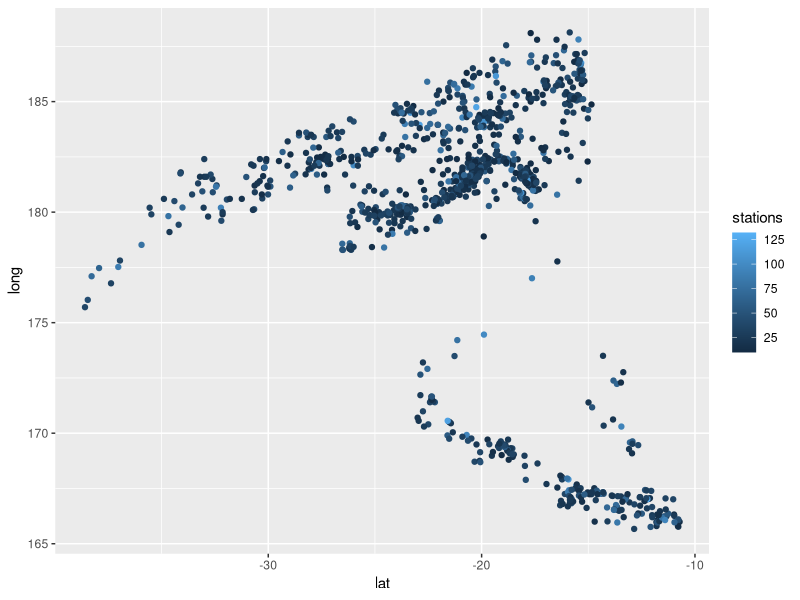
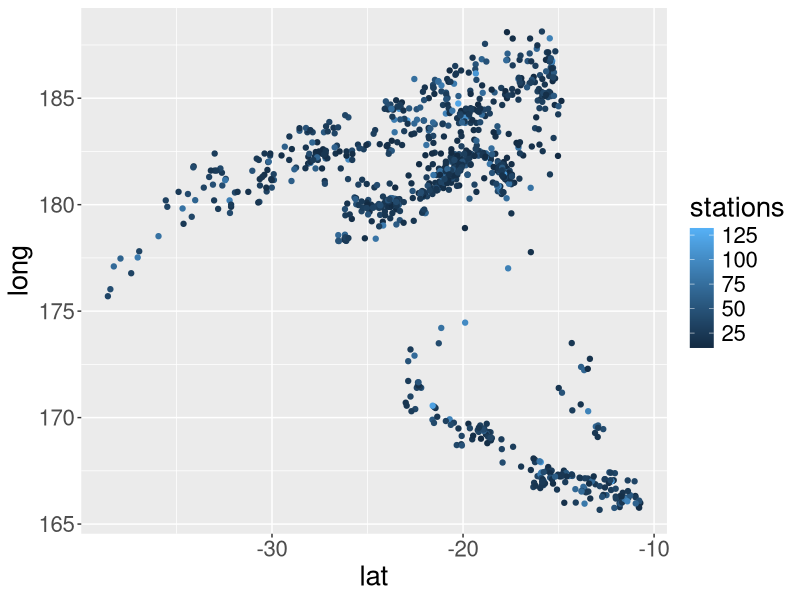
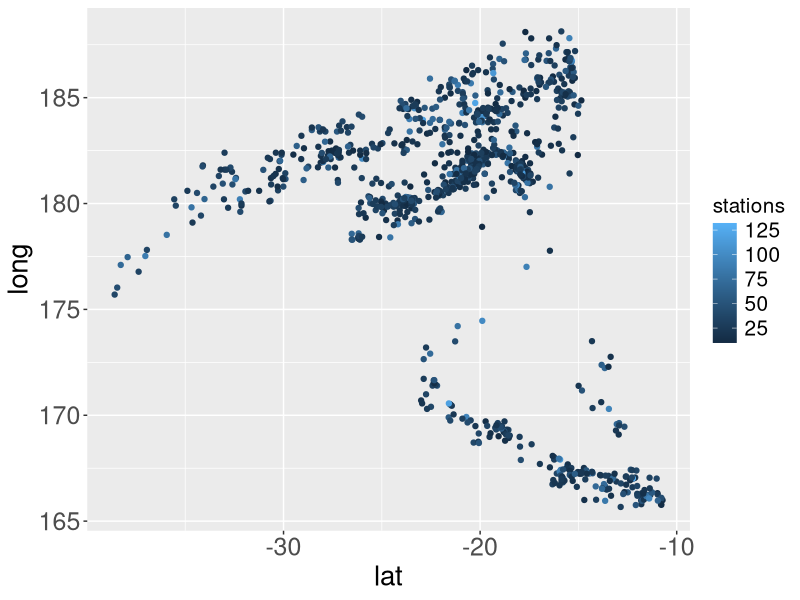
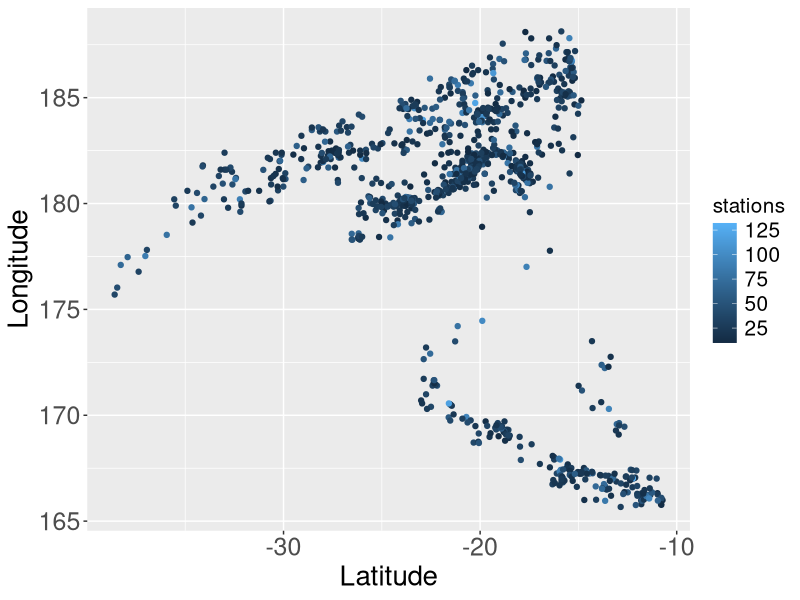
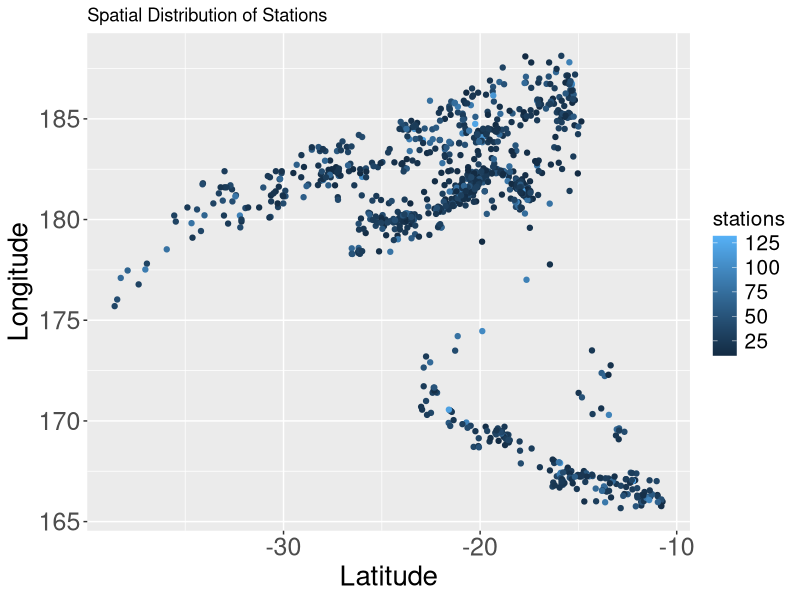
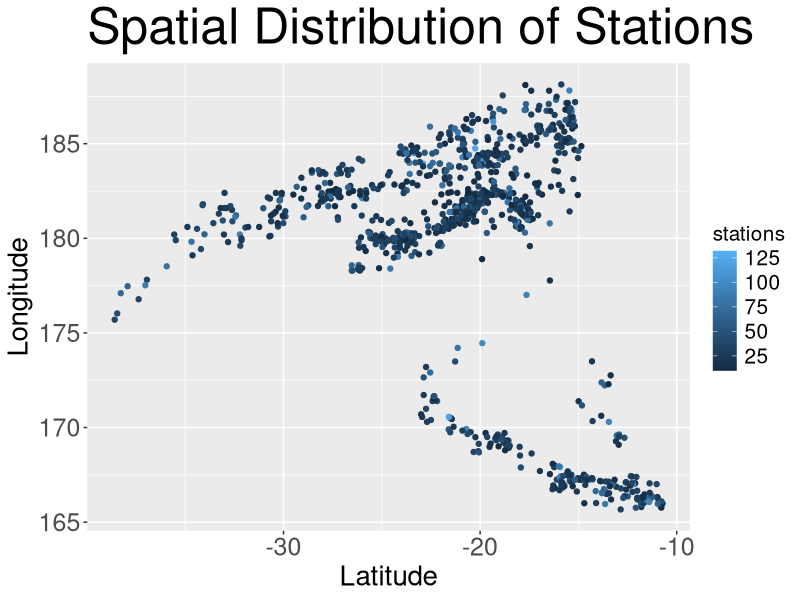
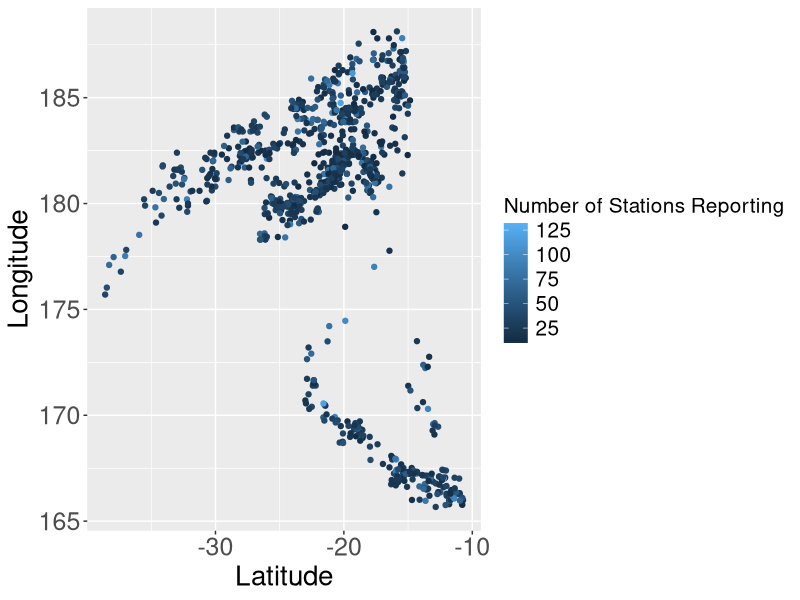
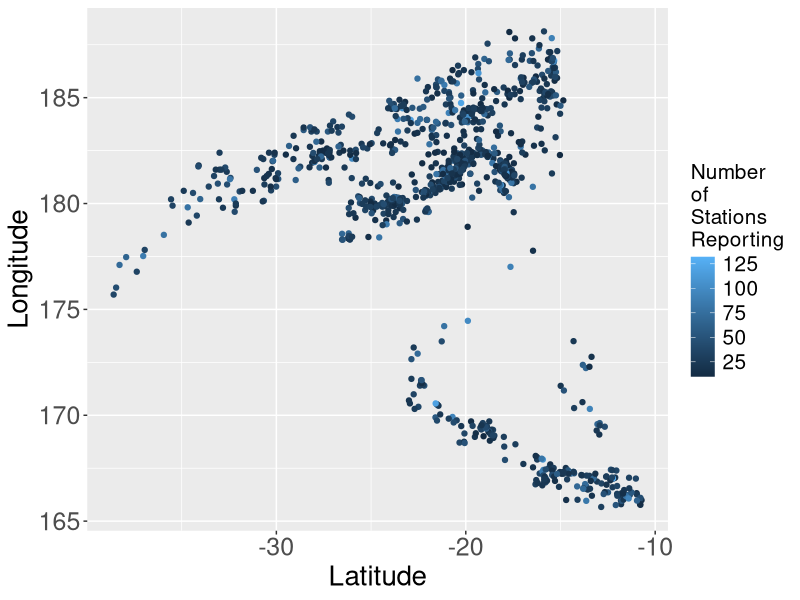

Source code (R) for these figures, in order:
## ---- chunk 1
library(knitr)
opts_chunk$set(echo=TRUE, prompt=FALSE, message=FALSE, warning=FALSE, comment="", results='hide')
## ---- chunk 2
library(ggplot2)
ggplot(data = quakes, aes(x = lat,y = long,colour = stations)) + geom_point()
## ---- chunk 3
g = ggplot(data = quakes, 
           aes(x = lat,y = long,colour = stations)) + 
  geom_point()
## ---- chunk 4
g + theme(text = element_text(size = 20))
## ---- chunk 5
gbig = g + theme(axis.text = element_text(size = 18),
                 axis.title = element_text(size = 20),
                 legend.text = element_text(size = 15),
                 legend.title = element_text(size = 15))
gbig
## ---- chunk 6
gbig = gbig + xlab("Latitude") + ylab("Longitude")
gbig
## ---- chunk 7
gbig + ggtitle("Spatial Distribution of Stations")
## ---- chunk 8
gbig +
  ggtitle("Spatial Distribution of Stations") + 
  theme(title = element_text(size = 30))
## ---- chunk 9
gbigleg_orig = gbig + guides(colour = guide_colorbar(title = "Number of Stations Reporting"))
gbigleg_orig
## ---- chunk 10
gbigleg = gbig + guides(colour = guide_colorbar(title = "Number\nof\nStations\nReporting"))
gbigleg
## ---- chunk 11
gbigleg = gbigleg + 
  guides(colour = guide_colorbar(title = "Number\nof\nStations\nReporting",
                                 title.hjust = 0.5))
gbigleg
## ---- chunk 12
gbigleg + 
  theme(legend.position = c(0.3, 0.35))
## ---- chunk 13
gbigleg +
  theme(legend.position = c(0.3, 0.35)) +
  ylim(c(160, max(quakes$long)))
## ---- chunk 14
transparent_legend =  theme(
  legend.background = element_rect(fill = "transparent"),
  legend.key = element_rect(fill = "transparent", 
                            color = "transparent")
)
## ---- chunk 15
gtrans_leg = gbigleg + 
  theme(legend.position = c(0.3, 0.35)) +
  transparent_legend
gtrans_leg
## ---- chunk 16
gtrans_leg + guides(colour = guide_colorbar(title.position = "left"))
## ---- chunk 17
gtrans_leg + guides(
  colour = guide_colorbar(title = "Number\nof\nStations\nReporting",
                          title.hjust = 0.5,
                          title.position = "left"))
## ---- chunk 18
gtrans_leg$guides$colour$title.position = "left"
gtrans_leg
## ---- chunk 19
g + theme_bw()
g + theme_dark()
g + theme_minimal()
g + theme_classic()
## ---- chunk 20
g = ggplot(aes(y = am), data = mtcars) + 
  geom_point(position = position_jitter(height = 0.2)) + 
  geom_smooth(method = "glm", 
              method.args = list(family = "binomial"), se = FALSE) +
  geom_smooth(method = "loess", se = FALSE, col = "red")
## ---- chunk 21
g + aes(x = mpg)
g + aes(x = drat)
g + aes(x = qsec)
